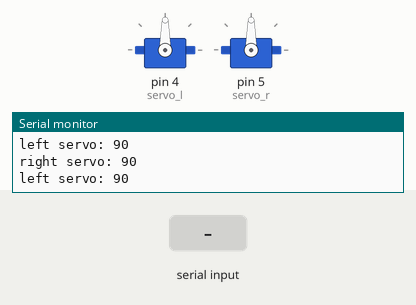
This sketch was run on a simulated Arduino Uno, built with avr-gcc and run on an emulated ATmega328P. Parts: 2 × servo, the last lines printed to the serial monitor. Inputs (shaded band) come from the test bench.

Above: at 1.2 s.
1.3 s: "U\n" received over Serial
At 2.0 s:
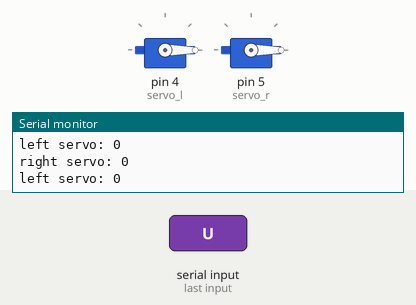
2.8 s: byte 76 ('L') received over Serial
At 3.4 s:
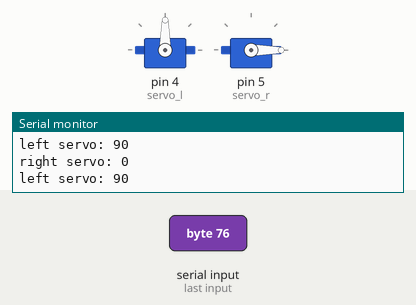
4.3 s: byte 68 ('D') received over Serial
At 5.5 s:
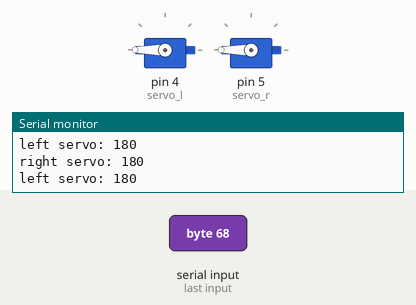
5.8 s: byte 82 ('R') received over Serial
At 7.0 s:
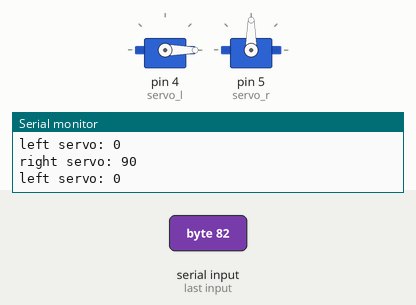
7.3 s: byte 85 ('U') received over Serial
At 8.3 s:
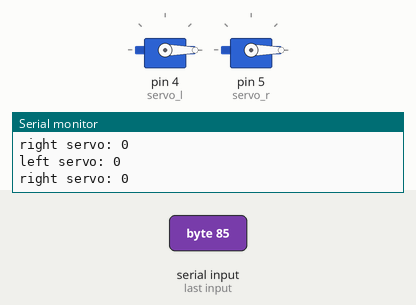
10.3 s: byte 81 ('Q') received over Serial
At 11.2 s:
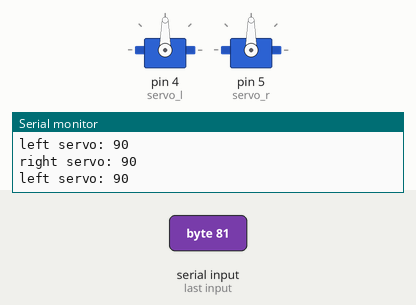
Timing chart, 0 to 13.3 s (numbered marks = the images above; inputs shaded):
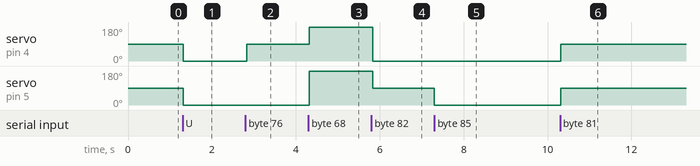

The sketch:

arduino_control_v2.ino
```cpp
#include <Servo.h> // servo library

Servo servoL; // declare servos
Servo servoR;
const int servo_l = 4; // declare pin number for servos
const int servo_r = 5;
int incomingByte; // variable to read incoming serial data
int left = 90; // baseline value to remain still
int right = 90;

void setup() {
  Serial.begin(9600);
  servoL.attach(servo_l); // attach servos to designated pins
  servoR.attach(servo_r);
}

void loop() {
  // check to see if there is incoming serial data:
  if (Serial.available() > 0) {
//    Serial.print(Serial.available());
    // read the oldest byte in serial buffer:
    incomingByte = Serial.read();
    // if user input is "left", turn left
    if (incomingByte == 'L') {
      left = 90;
      right = 0;
//      Serial.print("L \n");
    }
    // if user input is "right", turn right
    if (incomingByte == 'R') {
      left = 0;
      right = 90;
//      Serial.print("R \n");
    }
    // if user input is "U", move forward
    if (incomingByte == 'U') {
      left = 0;
      right = 0;
//      Serial.print("U \n");
    }
     // if user input is "D", move backwards
    if (incomingByte == 'D') {
      left = 180;
      right = 180;
//      Serial.print("D \n");
    }
    // if user input is "quit", set servo to stop
    if (incomingByte == 'Q') {
      left = 90;
      right = 90;
      Serial.print("Q \n");
    }
  }
  else {
      Serial.print("left servo: ");
      Serial.print(left);
      Serial.print('\n');
      Serial.print("right servo: ");
      Serial.print(right);
      Serial.print('\n');
  }
  servoL.write(left);
  servoR.write(right);
}
```

Measured:
- after the input at 1.3 s, servo on pin 4 (servo_l), servo on pin 5 (servo_r): 90° → 0° at once
- after the input at 2.8 s, servo on pin 4 (servo_l): 0° → 90° at once
- after the input at 4.3 s, servo on pin 4 (servo_l): 90° → 180° at once; servo on pin 5 (servo_r): 0° → 180° at once
- after the input at 5.8 s, servo on pin 4 (servo_l): 180° → 0° at once; servo on pin 5 (servo_r): 180° → 90° at once
- after the input at 7.3 s, servo on pin 5 (servo_r): 90° → 0° at once
- after the input at 10.3 s, servo on pin 4 (servo_l), servo on pin 5 (servo_r): 0° → 90° at once
